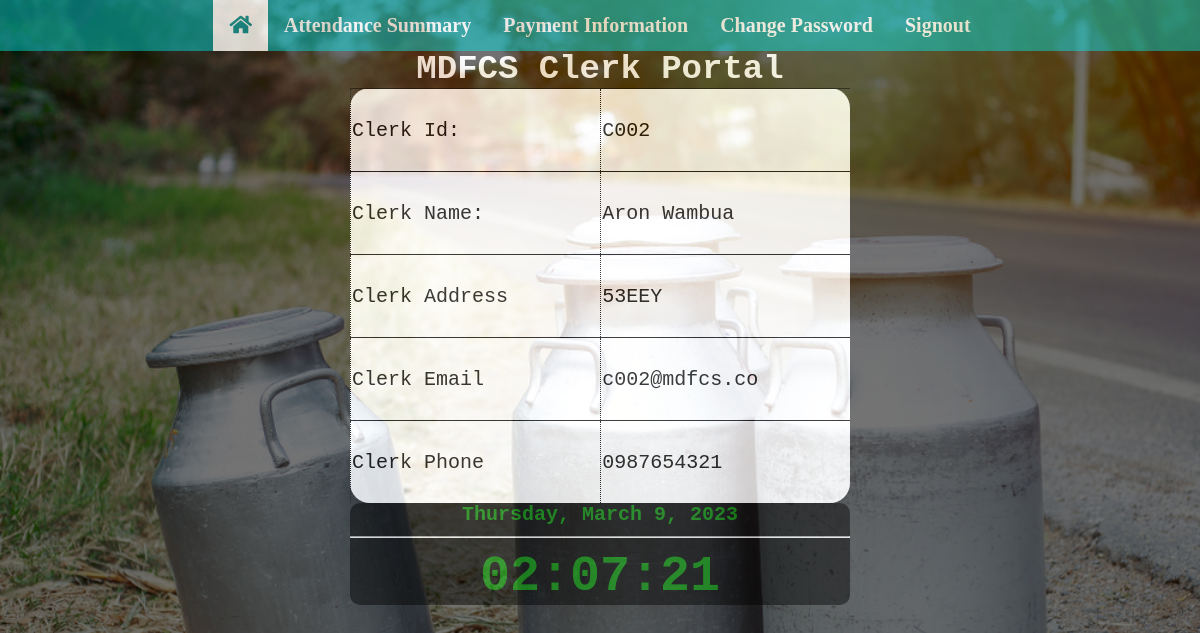
The page /home (signed in) on the database its author committed.
### Clerk Portal.py (models this page shows)
class Clerks(db.Model):
    clerk_id = db.Column(db.String(20), primary_key=True)
    clerk_fname = db.Column(db.String(20))
    clerk_sname = db.Column(db.String(20))
    clerk_email = db.Column(db.String(30), unique=True)
    clerk_address = db.Column(db.String(20))
    clerk_phone = db.Column(db.String(10), unique=True)

### Clerk Portal.py (the view)
@app.route("/home")
def home():
    if "clerkusername" in session:
        clerkusername = session["clerkusername"]
        c_id = ClerkPortal.query.filter_by(clerk_username=clerkusername).first().clerk_id
        records = Clerks.query.filter_by(clerk_id=c_id).first()
        return render_template("webhome.html", records=records, title="Home")
    else:
        return redirect(url_for("clerk_signin"))

### templates/webhome.html
{% extends "Clerk_base.html" %}
{% block content %}
<table style="width: 500px;">
    <caption>MDFCS Clerk Portal</caption>
    <tr>
        <td>Clerk Id:</td>
        <td>{{records.clerk_id}} </td>
    </tr>
    <tr>
        <td>Clerk Name:</td>
        <td>{{records.clerk_sname +" "+ records.clerk_fname}} </td>
    </tr>
    <tr>
        <td>Clerk Address</td>
        <td>{{records.clerk_address}} </td>
    </tr>
    <tr>
        <td>Clerk Email</td>
        <td>{{records.clerk_email}} </td>
    </tr>
    <tr>
        <td>Clerk Phone</td>
        <td>{{records.clerk_phone}} </td>
    </tr>
</table>
{% endblock %}

### static/base_style.css (style rules this page uses)
html, body { min-height: 100%; }
body { text-align: center; background: rgba(0,0,255,0.5) url("can.png") no-repeat; font-size: 20px; font-family: 'Times New Roman', Times, serif; background-size: cover; opacity: 75%; color-scheme: dark; }
table { border:1px; border-collapse: collapse; border-radius: 20px; margin:auto; width:80%; text-align: left; align-self:center; font-family: 'Courier New', Courier, monospace; background-color: white; }
tr { border-top: 1px solid black; }
td { height: 80px; border-left: 1px dotted black; }
caption { font-size: 34px; font-weight: bold; color:white; }

### rows shown on the page
Clerks: clerk_id "C002", clerk_sname+clerk_fname "Aron Wambua", clerk_address "53EEY", clerk_email "c002@mdfcs.co", clerk_phone "0987654321"
